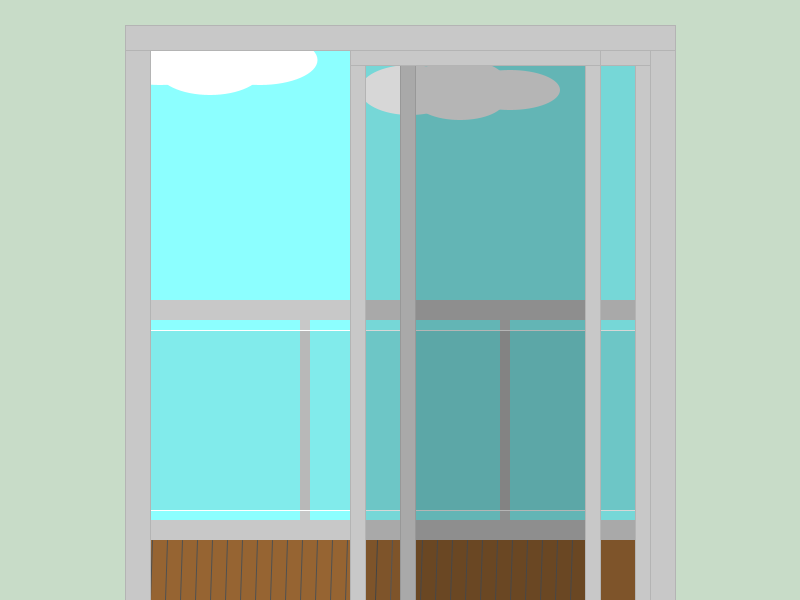
Frame 1 (no input)
Frame 60 (the mouse pressed at the canvas centre just before this capture): identical to frame 1, image omitted
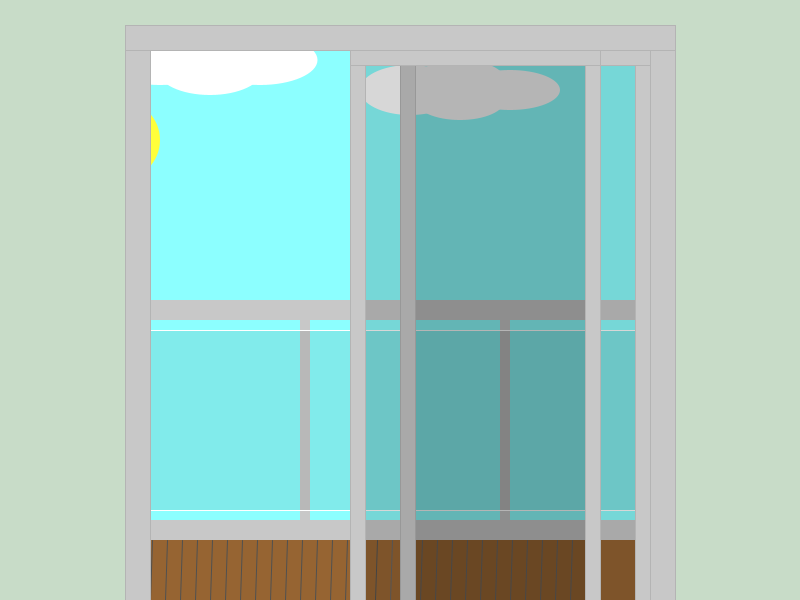
Frame 120 (the mouse held since frame 60 and released just before this capture)

The Processing sketch that drew these frames (run headless with seeded random() and noise(); from frame 60 on, the mouse is pressed at the canvas centre):

// Processing sketch: processing_104550
// ── processing_104550.pde

int x;
void setup() {
    size (800,600);
    background(140,255,255);
    smooth ();
    frameRate (25);
   x=0;
}
 void draw()  {
 background(140,255,255);
 if(x > 300){
   background(50,255,255);
 }
 
  x++;
  noStroke ();
  fill (255,255,59);
  ellipse (x,140,80,80);
  stroke(210);
 
 noStroke(); 
 fill (255);
 ellipse (160,60,115,50); // nuvem
 ellipse (260,60,115,50); // nuvem
 ellipse (210,70,105,50); //  nuvem
 ellipse (210,50,105,50); // nuvem

 ellipse (410,90,100,50); // nuvem
 ellipse (510,90,100,40); // nuvem
 ellipse (460,100,90,40); // nuvem
 ellipse (460,80,90,40); // nuvem
  
fill(200);
rect(0,300,800,20); // sacada
rect(300,320,10,250); // sacada
rect(500,320,10,250); // sacada
stroke(255);
fill(0,20);
rect(0,330,800,180); // vidro sacada
noStroke();
fill(150,100,50);
rect(0,520,800,80); // piso sacada
fill(200);
rect(0,520,800,20); // sacada

for (int i = 0; i < 600; i += 15) {
  stroke(100);   
  if (i < 380) {  
    stroke(80);   
  }
  line(i, 600, i+2, 540);
}

fill(200,220,200);
stroke(200,220,200);
rect(0,0,150,600); // parede
rect(0,0,800,50); // parede
rect(650,0,150,600); // parede

stroke(180);
fill(200); 
rect(125,25,550,25); // moldura da sacada
rect(125,50,25,550); // moldura da sacada
rect(650,50,25,550); // moldura da sacada

fill(0,40);
stroke(255);
rect(400,50,250,550); // vidro sacada
stroke(180);
fill(200);
rect(400,50,15,550); //moldura vidro
rect(635,50,15,550); //moldura vidro
rect(400,50,250,15); //moldura vidro

stroke(180);
fill(0,40);
rect(350,50,250,550); // vidro sacada
fill(200);
rect(350,50,15,550); //moldura vidro
rect(585,50,15,550); //moldura vidro
rect(350,50,250,15); //moldura vidro
 }
